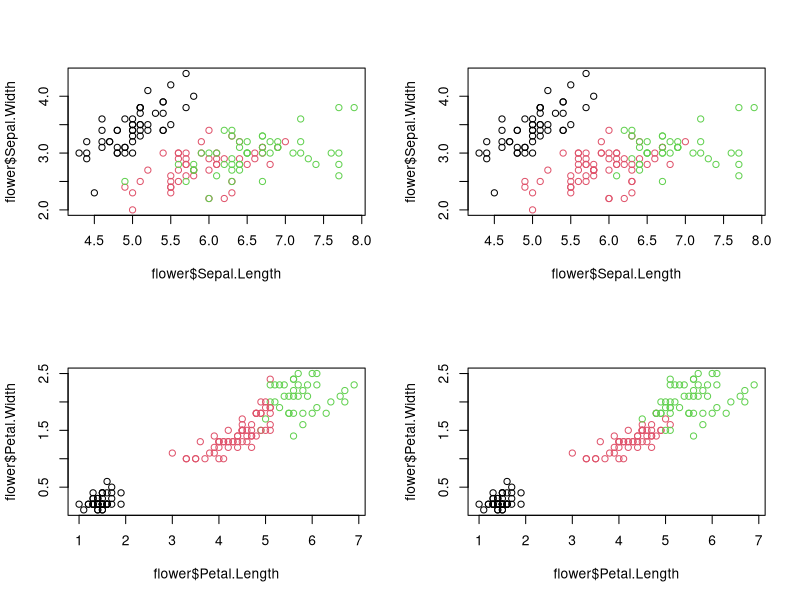

R code for this plot:
## ---- chunk 1

## The famous iris dataset
data(iris)
flower = iris

summary(flower)

## Kmeans requires you to predetermine the number of clusters
mdl = kmeans(flower[, 1:4], centers = 3)
flower$cluster = mdl$cluster

## plot
par(mfrow = c(2, 2))
plot(x = flower$Sepal.Length, y = flower$Sepal.Width, col = factor(flower$Species))
plot(x = flower$Sepal.Length, y = flower$Sepal.Width, col = factor(flower$cluster))
plot(x = flower$Petal.Length, y = flower$Petal.Width, col = factor(flower$cluster))
plot(x = flower$Petal.Length, y = flower$Petal.Width, col = factor(flower$Species))

